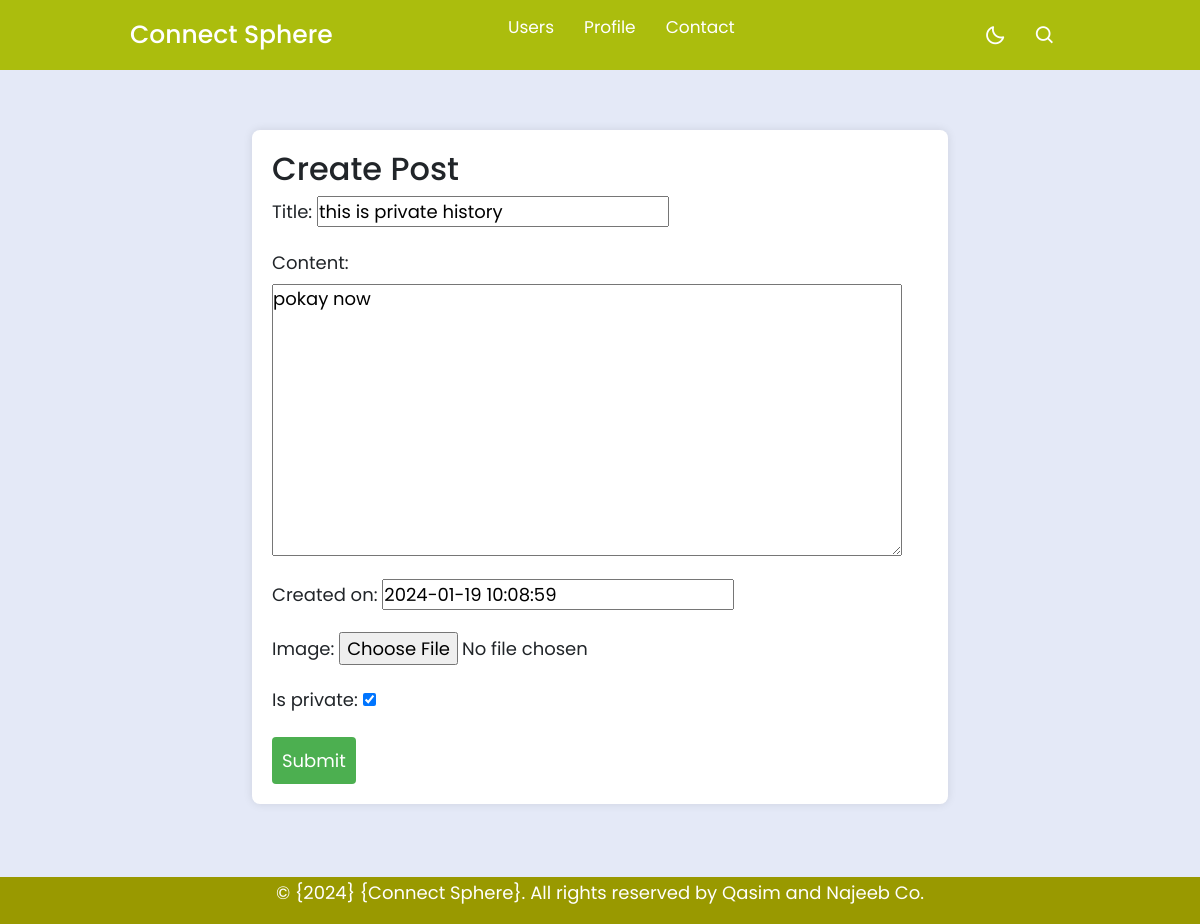
The page /posts/Update_post/13 (signed in) on the database its author committed.
### posts/models.py (models this page shows, shortened)
class Post(models.Model):
    title        = models.CharField(max_length=255)
    content      = models.TextField()
    like         = models.ManyToManyField(User, related_name='likes', blank= True, null= True)
    shared_user  = models.ForeignKey(User, on_delete=models.CASCADE, null= True)
    created_on   = models.DateTimeField(default=timezone.now)
    shared_on    = models.DateTimeField(default=timezone.now)
    image        = models.ImageField(upload_to='post_pic', blank=True, null=True)
    is_private   = models.BooleanField(default= False)

### posts/views.py (the view)
# urls.py: path('Update_post/<pk>', Update_post.as_view(), name='Update_post'),
class Update_post(LoginRequiredMixin, UpdateView):
    model = Post
    fields = ['title', 'content', 'created_on', 'image', 'is_private']
    template_name = 'posts/update_post.html'

### posts/templates/posts/update_post.html (shortened to what this page needs)
{% extends "base.html" %}
{% block content %}
<!DOCTYPE html>
<html lang="en">
<head>
    <!DOCTYPE html>
    <html lang="en">
    <head>
    </head>
    <body>
        <div class="container" my-4>
            <h2>Create Post</h2>
            <form method="POST">
                {{ form.as_p }}
                <input type="submit" value="Submit">
            </form>
        </div>
    </body>
    </html>
    {%endblock%}

### static/css/footer.css (style rules this page uses)
body { margin: 0; padding: 0; font-family: Arial, sans-serif; min-height: 100vh; display: flex; flex-direction: column; }

### static/css/navbar.css (style rules this page uses)
* { margin: 0; padding: 0; box-sizing: border-box; font-family: 'Poppins', sans-serif; transition: all 0.4s ease;; }
:root { --body-color: #E4E9F7; --nav-color: rgb(171, 189, 13); --side-nav: #010718; --text-color: #FFF; --search-bar: #F2F2F2; --search-text: #010718; }
body { height: 100vh; background-color: var(--body-color); }

### posts/templates/posts/update_post.html (style rules this page uses)
body { font-family: "Roboto", sans-serif; font-size: 18px; background-image: url('https://img.freepik.com/premium-photo/closeup-seascape-surface-blue-sea-water-with-small-ripple-waves_127089-25489.jpg'); background-repeat: no-repeat; background-size: cover; background-attachment: fixed; background-position: center; }
.container { width: 60%; margin: 100px auto; background-color: #fff; padding: 20px; border-radius: 8px; box-shadow: 0 0 10px rgba(0, 0, 0, 0.1); }
form { width: 100%; }
input[type="submit"] { background-color: #4caf50; color: #fff; cursor: pointer; padding: 10px; border: none; border-radius: 4px; }

### rows shown on the page
Post: title "this is private history", content "pokay now", created_on "2024-01-19 10:08:59", is_private "☑"
